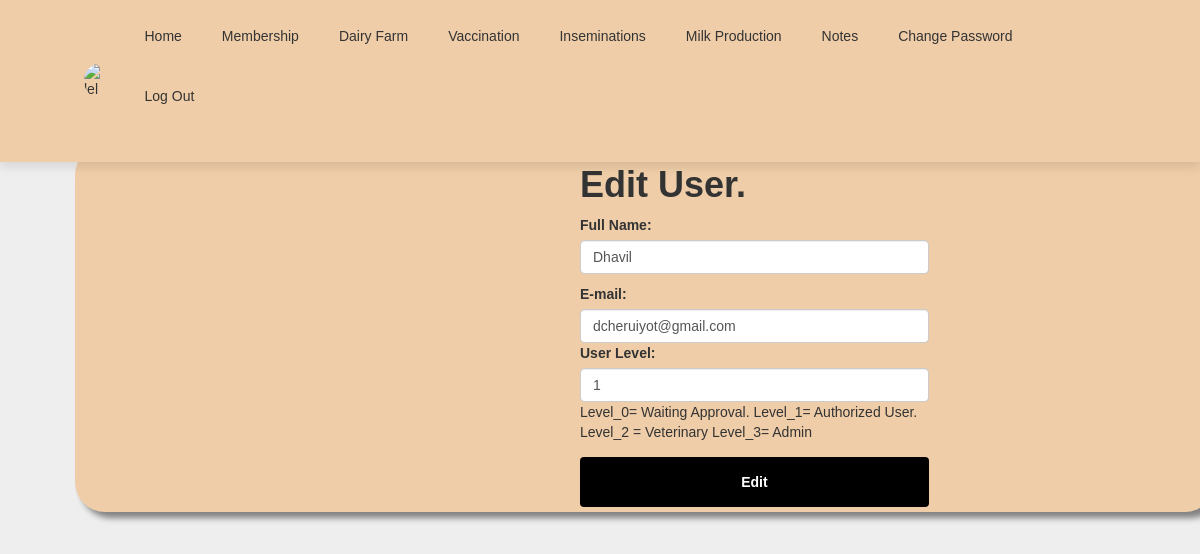
Screenshot of /edit_family_member.php?id=169 (signed in) with the database file from the repository.
### tables this page shows
CREATE TABLE `family_members` (
  `member_id` int(50) UNSIGNED NOT NULL,
  `first_name` varchar(60) NOT NULL,
  `last_name` varchar(60) NOT NULL,
  `gender` varchar(60) NOT NULL,
  `email` varchar(60) NOT NULL,
  `password` char(60) NOT NULL,
  `relationship` varchar(50) DEFAULT NULL,
  `profile_photo` varchar(300) DEFAULT NULL,
  `registration_date` timestamp NOT NULL DEFAULT current_timestamp(),
  `user_level` int(10) NOT NULL
);

### edit_family_member.php (the view, shortened to what this page needs)
<!DOCTYPE html>
<html lang="en">
  <head>
 <link rel="stylesheet"
 href="https://stackpath.bootstrapcdn.com/bootstrap/4.1.0/css/bootstrap.min.css"
>
<link rel="stylesheet" href="https://maxcdn.bootstrapcdn.com/bootstrap/3.4.1/css/bootstrap.min.css">
<link rel="stylesheet" href="https://cdnjs.cloudflare.com/ajax/libs/animate.css/3.7.2/animate.min.css">
</head>
<body style="background-color:#EEE;">
  <header>
    <?php include('header.php'); ?>
</header>
<div class="container" style="margin-top:130px;">
<?php
 try
 {
 if ( (isset($_GET['id'])) && (is_numeric($_GET['id'])) ) {
 $id = htmlspecialchars($_GET['id'], ENT_QUOTES);
 } elseif ( (isset($_POST['id'])) && (is_numeric($_POST['id'])) ) {
 $id = htmlspecialchars($_POST['id'], ENT_QUOTES);
 } else {
 echo '<p class="text-center">This page has been accessed in error.</p>';
 include ('footer.php');
 exit();
 }
require ('mysqli_connect.php');
 $q = mysqli_stmt_init($dbcon);
 $query = "SELECT first_name, email, user_level FROM family_members WHERE member_id=?";
 mysqli_stmt_prepare($q, $query);
 mysqli_stmt_bind_param($q, 'i', $id);
 mysqli_stmt_execute($q);
 $result = mysqli_stmt_get_result($q);
 $row = mysqli_fetch_array($result, MYSQLI_NUM);
 if (mysqli_num_rows($result) == 1) {
?>
<section class="Form my-4 mx-5" style="margin-top:80px;">
<div class="container">
<div class="row no-gutters">
<div class="col-lg-5">
</div>
<div class="col-lg-7 px-5">
<h1 class="font-weight-bold ">Edit User.</h1>
<form action="edit_family_member.php" enctype="multipart/form-data" method="post"
 name="editform" id="editform">
 <div class="form-row">
<div class="col-lg-7">
<label for="first_name">
 Full Name:</label><br>
 <input type="text" class="form-control" id="first_name" name="first_name"
 placeholder="First Name" maxlength="30" required
 value="<?php echo htmlspecialchars($row[0], ENT_QUOTES); ?>" ></p>
</div>
</div>
<div class="form-row">
<div class="col-lg-7">
<label for="email">E-mail:</label><br>
 <input type="email" class="form-control" id="email" name="email"
placeholder="E-mail" maxlength="60" required
 value="<?php echo htmlspecialchars($row[1], ENT_QUOTES); ?>">
</div>
</div>
<div class="form-row">
<div class="col-lg-7">
<label for="user_level">
 User Level:</label><br>
 <input type="number" min= "0" max="3" class="form-control" id="user_level" name="user_level"
 placeholder="User_level" maxlength="40" required
 value="<?php echo htmlspecialchars($row[2], ENT_QUOTES); ?>">
 <span id='message'> Level_0= Waiting Approval. Level_1= Authorized User. Level_2 = Veterinary Level_3= Admin</span>
 </div>
</div>
<div class="form-row">
<div class="col-lg-7">
<button type="submit" class="btn1 mt-4 mb-2">Edit</button>
</div>
</div>
</form>
</div>
</div>
</div>
</section>
</div>
<?php
 } else {
echo '<p class="text-center">This page has been accessed in error.</p>';
 }
 }
 catch(Exception $e)
 {
 }
 catch(Error $e)
 {
print "The system is currently busy. Please try later";
 }
?>
</body>
</html>

### edit_family_member.php (style rules this page uses)
* { padding: 0; margin: 0; box-sizing: border-box; }
body { background:#EEE; }
.row { background: #EFCDA8; border-radius: 30px; box-shadow: 6px 6px 6px grey; }
.btn1 { border: none; outline: none; height: 50px; width: 100%; background-color: black; color: white; border-radius: 4px; font-weight: bold; }

### header.php (style rules this page uses)
* { margin:0; padding:0; box-sizing: border-box; font-family:Arial, Helvetica; text-decoration: none; }
body { min-height: 100vh; background-size: cover; background-position:center; }
header { position: fixed; top:0px; left:0; right: 0; background:#EFCDA8; box-shadow: 0 5px 10px rgba(0,0,0,.1); padding:0px 7%; display: flex; align-items: center; justify-content: space-between; z-index: 1000; }

### rows the page displays
family_members: first_name "Dhavil", email "dcheruiyot@gmail.com", user_level "1"
